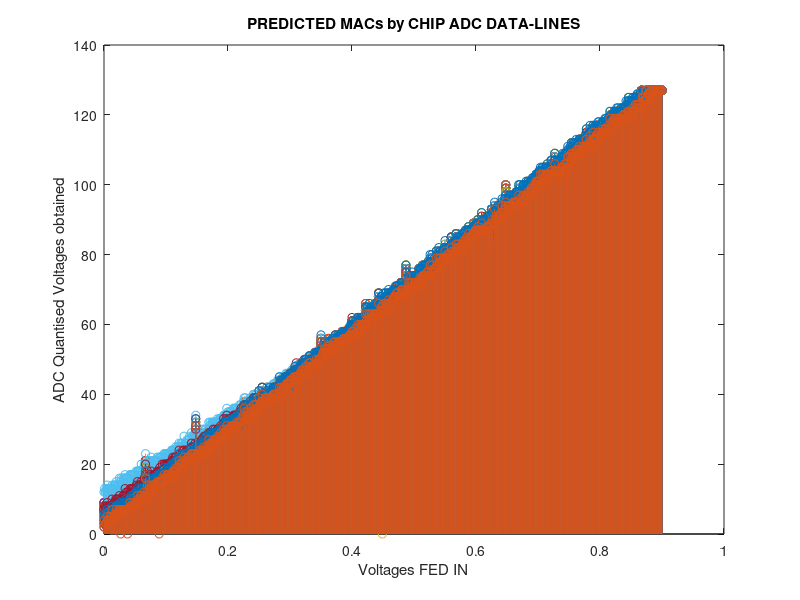
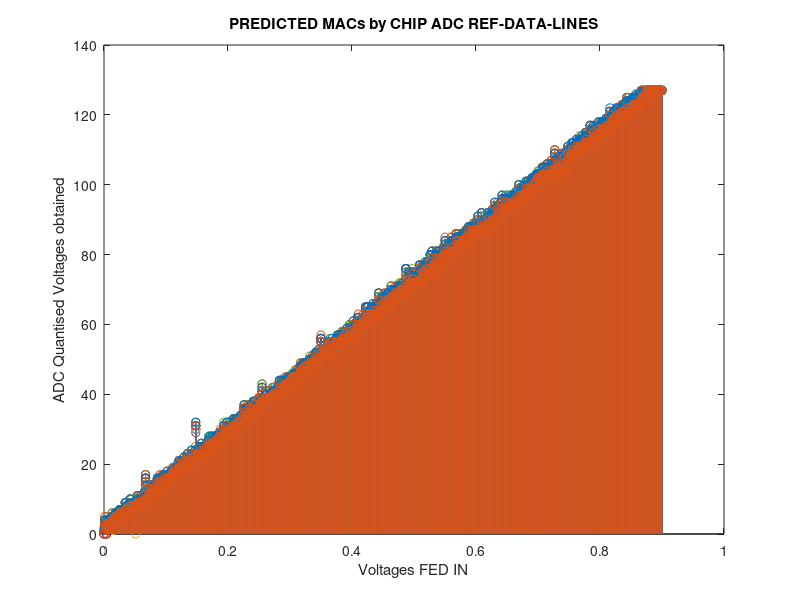

Recreate these plots in MATLAB, in order.
load('xdata.mat');
load('DL_ADCs.mat');
load('RL_ADCs.mat');

figure;
stem(xdata,DL_ADCs);
title('PREDICTED MACs by CHIP ADC DATA-LINES');
xlabel('Voltages FED IN');
ylabel('ADC Quantised Voltages obtained');
hold on;



figure;
stem(xdata,RL_ADCs);
title('PREDICTED MACs by CHIP ADC REF-DATA-LINES');
xlabel('Voltages FED IN');
ylabel('ADC Quantised Voltages obtained');
hold on;
